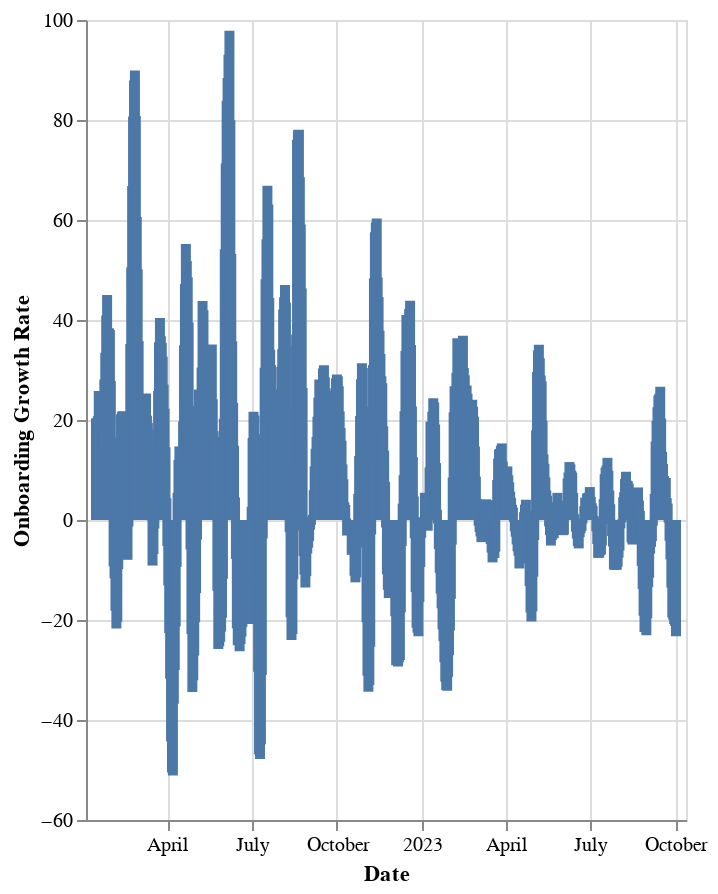

Notebook source saved alongside this figure:
### Markdown cell above
:::

### Code cell
# | output: true

display(Markdown(f"### Onboarding Growth Rate (7 day rolling average)"))

df["growth_rate"] = df["onboarded_tibs"].pct_change(
    periods=7).rolling(7).mean() * 100
recent_df = df[df["date"] > "2022-01-01"]

alt.Chart(recent_df).mark_bar().encode(
    x=alt.X("date:T", title="Date"),
    y=alt.Y("growth_rate:Q", title="Onboarding Growth Rate"),
    tooltip=[
        alt.Tooltip("date:T", title="Date"),
        alt.Tooltip("growth_rate:Q", title="Onboarding Growth Rate"),
    ],
).properties(
    width="container",
    height=400,
)

### Figure 1 — Vega-Lite specification as saved in the notebook (floating-point values rounded to 4 significant figures; data arrays with more than 128 entries replaced by an {"elided": "..."} marker saying what was removed)
{"config": {"view": {"continuousWidth": 300, "continuousHeight": 300}}, "data": {"name": "data-57d7967cbd38566cbf2435bfdc9b8881"}, "mark": {"type": "bar"}, "encoding": {"tooltip": [{"field": "date", "title": "Date", "type": "temporal"}, {"field": "growth_rate", "title": "Onboarding Growth Rate", "type": "quantitative"}], "x": {"field": "date", "title": "Date", "type": "temporal"}, "y": {"field": "growth_rate", "title": "Onboarding Growth Rate", "type": "quantitative"}}, "height": 400, "width": "container", "$schema": "https://vega.github.io/schema/vega-lite/v5.14.1.json", "datasets": {"data-57d7967cbd38566cbf2435bfdc9b8881": {"elided": "639 records"}}}
